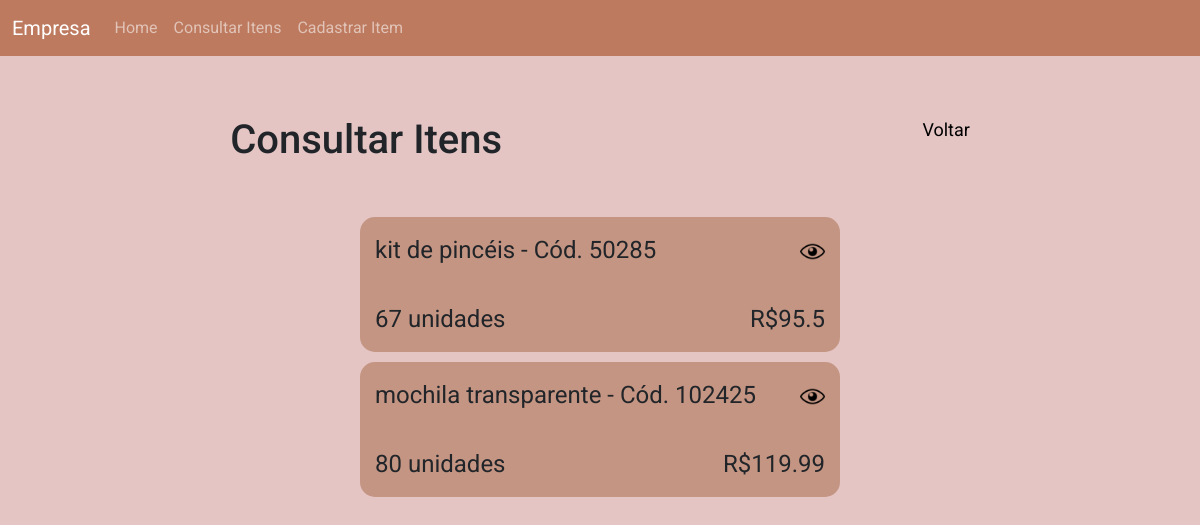
The app's page /Consulta, older data.
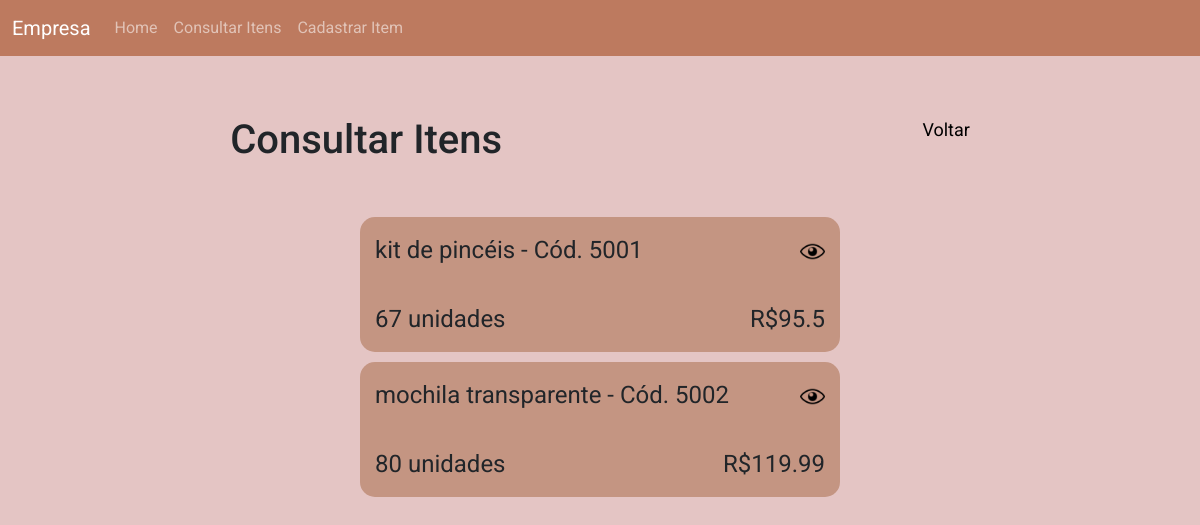
The same page, newer data.
### controle_estoque/models.py (models this page shows, shortened)
class Produto(models.Model):
    nome_produto= models.CharField(max_length=200, blank=False, null=False)
    codigo_produto= models.CharField(max_length=200, blank=False, null=False)
    quantidade= models.BigIntegerField(default=0)
    quantidade_minima= models.BigIntegerField(default=0)
    categoria= models.ForeignKey(to=Categoria, on_delete=models.PROTECT)
    preco_custo= models.FloatField(blank=False, null=False)
    preco_venda= models.FloatField(blank=False, null=False)

### controle_estoque/views.py (the view)
# urls.py: path('Consulta', consulta_page, name="consulta_page"),
def consulta_page(request):
    lista_de_produtos = Produto.objects.all().order_by("nome_produto")
    context = {
        "lista_de_produtos": lista_de_produtos
    }
    return render(request, "consulta.html", context)

### controle_estoque/templates/consulta.html (shortened to what this page needs)
{% extends "base.html" %}
{% load static %}
{% block 'head' %}
    <link href="{% static 'controle_estoque/css/global.css' %}" rel="stylesheet" />
    <link href="{% static 'controle_estoque/css/style.css' %}" rel="stylesheet" />
{% endblock%}
{% block 'body' %}
  <main class="main_consulta">
    <div class="header_consulta">
      <a href="{% url 'home_page' %}" class="back_home">
        <span class="text_back_home">Voltar</span>
      </a>
      <h1 class="titulo_cadastro">Consultar Itens</h1>
    </div>
    <div class="lista_produtos_estoque">
      {% for produto in lista_de_produtos %}
      <div class="card_produto_estoque">
        <div class="header_card_produto">
          <div class="nome_codigo_produto">
            {{produto.nome_produto}} - Cód. {{produto.codigo_produto}}
          </div>
          <div class="acoes_card">
            <a href="{% url 'consulta_item' produto.id %}">
              <img
                src="{% static 'controle_estoque/imagens/visualizar.png' %}"
                width="25"
                class="botao_visualizar_card_produto"
                alt="visualizar"
              />
            </a>
          </div>
        </div>
        <div class="footer_card_produto">
          <div class="quantidade_produto">
            {{produto.quantidade}} unidades
          </div>
          <div class="valor_produto">R${{produto.preco_venda}}</div>
        </div>
      </div>
      {% endfor %}
    </div>
  </main>
{% endblock%}

### templates/base.html (shortened to what this page needs)
{% load static %}
<!doctype html>
<html lang="pt-BR">
  <head>
    <link rel="stylesheet" href="{% static 'base/css/base.css' %}">
    <link href="https://cdn.jsdelivr.net/npm/bootstrap@5.2.2/dist/css/bootstrap.min.css" rel="stylesheet">
    {% block 'head' %}{% endblock%}
  </head>
  <body>
    <nav class="navbar navbar-expand-lg navbar-dark bg-nav">
        <div class="container-fluid">
          <a class="navbar-brand" href="{% url 'home_page' %}">Empresa</a>
          <div class="collapse navbar-collapse" id="navbarNav">
            <ul class="navbar-nav">
              <li class="nav-item">
                <a class="nav-link" aria-current="page" href="{% url 'home_page' %}">Home</a>
              </li>
              <li class="nav-item">
                <a class="nav-link" href="{% url 'consulta_page' %}">Consultar Itens</a>
              </li>
              <li class="nav-item">
                <a class="nav-link" href="{% url 'cadastro_page' %}">Cadastrar Item</a>
              </li>
            </ul>
          </div>
        </div>
      </nav>
    {% block 'body' %}{% endblock%}
  </body>
</html>

### templates/static/base/css/base.css (style rules this page uses)
body { background-color: #e4c5c4 !important; }
.bg-nav { background-color: #bd7a5f !important; }

### templates/static/controle_estoque/css/global.css (style rules this page uses)
* { margin: 0; padding: 0; box-sizing: border-box; }

### templates/static/controle_estoque/css/style.css (style rules this page uses)
:root { --bg: #e4c5c4; --bg-bloco: #c49582; --bg-bloco-hover: antiquewhite; --text: black; --font: "Roboto", sans-serif; --bg-form-cadastro: #c49582; --botao: rgb(88, 85, 85); }
body { font-family: var(--font); }
.back_home { text-decoration: none; color: var(--text); font-size: large; }
.header_consulta { display: flex; justify-content: space-around; flex-direction: row-reverse; padding: 10px 20px; }
.main_consulta { width: 100vw; height: 100vh; padding-top: 50px; background-color: var(--bg); flex-direction: column; }
.lista_produtos_estoque { width: 100%; height: auto; display: flex; justify-content: center; align-items: center; flex-direction: column; gap: 10px; margin-top: 35px; }
.card_produto_estoque { width: 40%; height: 135px; background-color: var(--bg-bloco); padding: 15px; border-radius: 15px; display: flex; justify-content: space-between; align-items: center; flex-direction: column; font-size: x-large; }
.header_card_produto { width: 100%; display: flex; justify-content: space-between; align-items: center; }
.botao_visualizar_card_produto { cursor: pointer; }
.footer_card_produto { width: 100%; display: flex; justify-content: space-between; align-items: center; }

Row changes from the older to the newer data that the page shows:
changed Produto "kit de pincéis": codigo_produto "50285" → "5001"
changed Produto "mochila transparente": codigo_produto "102425" → "5002"
